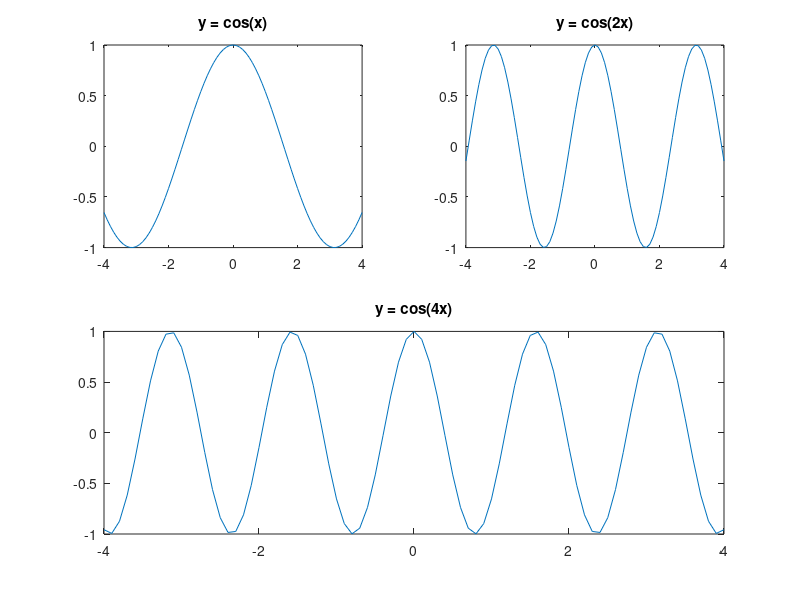

Write MATLAB code to recreate this figure.
x = -4 : 0.1 : 4;

y1 = cos(x);
y2 = cos(2 .* x);
y3 = cos(4 .* x);

subplot(2, 2, 1);
plot(x, y1);
title('y = cos(x)');

subplot(2, 2, 2);
plot(x, y2);
title('y = cos(2x)');

subplot(2, 2, [3, 4]);
plot(x, y3);
title('y = cos(4x)');